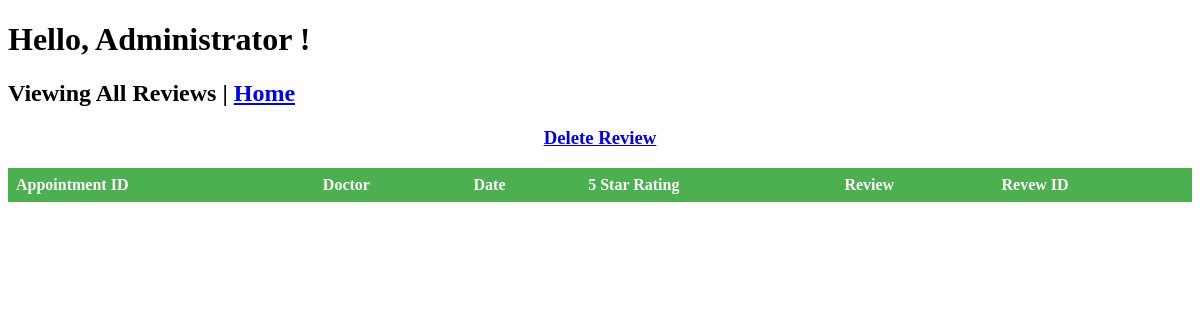
The app's page /php/review/admin_reviews.php, older data.
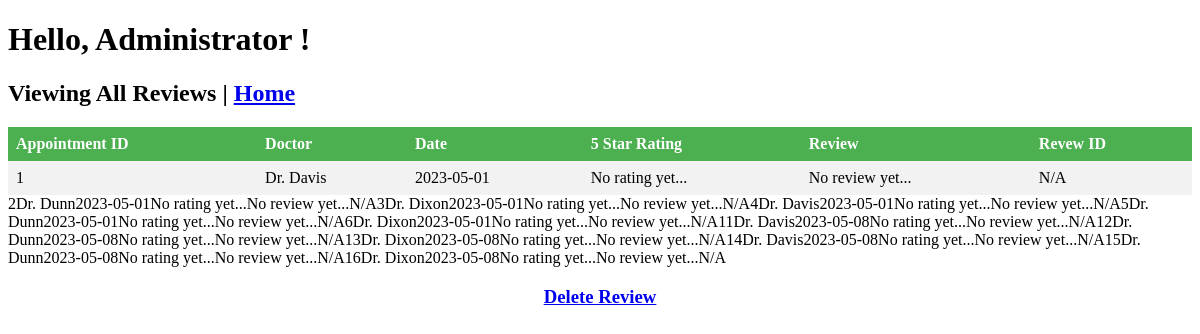
The same page, newer data.
### tables this page shows
CREATE TABLE `appointment` (
  `Appointment_ID` int(10) NOT NULL,
  `Patient_ID` int(10) DEFAULT NULL,
  `Doctor_ID` int(10) NOT NULL,
  `Appointment_Date` date NOT NULL,
  `Appointment_StartTime` time NOT NULL,
  `Appointment_EndTime` time NOT NULL
);

CREATE TABLE `user` (
  `User_ID` int(10) NOT NULL,
  `User_Email` varchar(255) NOT NULL,
  `User_Password` varchar(255) NOT NULL,
  `User_FName` varchar(255) NOT NULL,
  `User_LName` varchar(255) NOT NULL,
  `User_DOB` date NOT NULL,
  `User_Type` int(1) NOT NULL
);

### php/review/admin_reviews.php (the view, shortened to what this page needs)
<!DOCTYPE html>
<html>
<head>
</head>
<body>
<h1>Hello, Administrator <?php echo $_SESSION['fname']; ?>!</h1>
	<h2>Viewing All Reviews | <a href="../admin_home.php">Home</a></h2>
	<table>
		<tr>
			<th>Appointment ID</th>
			<th>Doctor</th>
			<th>Date</th>
            <th>5 Star Rating</th>
			<th>Review</th>
			<th>Revew ID</th>
		</tr>
        <?php
		include('../db_conn.php');
        $sql = "SELECT appointment.*, review.Star, review.Feedback_Text, review.Review_ID
			FROM appointment
			LEFT JOIN review ON appointment.Appointment_ID = review.Appointment_ID";
		$result = mysqli_query($conn, $sql);
		while ($row = mysqli_fetch_assoc($result)) {
			$doctor_id = $row['Doctor_ID'];
			$doctor_query = "SELECT * FROM user where User_ID = $doctor_id";
			$doctor_result = mysqli_query($conn, $doctor_query);
			$doctor_row = mysqli_fetch_assoc($doctor_result);
			$Appointment_ID = $row['Appointment_ID'];
			$Doctor_LName = $doctor_row['User_LName'];
			$Appointment_Date = $row['Appointment_Date'];
			$Star_Rating = $row['Star'];
			$Feedback_Text = $row['Feedback_Text'];
			$Review_ID = $row['Review_ID'];
			echo "<tr>";
			echo "<td>" . $Appointment_ID . "</td>";
			echo "<td>Dr. " . $Doctor_LName . "</td>";
			echo "<td>" . $Appointment_Date . "</td>";
			echo "<td>" . ($Star_Rating ? $Star_Rating : "No rating yet...") . "</td>";
			echo "<td>" . ($Feedback_Text ? $Feedback_Text : "No review yet...") . "</td>";
			echo "<td>" . ($Review_ID ? $Review_ID : "N/A") . "</td>";
			echo "</tr>";
			echo "</table>";
		}
		?>
	<h3><a href="admin_delete_review.php">Delete Review</a></h3>
</body>
</html>

### php/review/admin_reviews.php (style rules this page uses)
table { border-collapse: collapse; width: 100%; }
th, td { text-align: left; padding: 8px; }
tr:nth-child(even) { background-color: #f2f2f2; }
th { background-color: #4CAF50; color: white; }
h3 { text-align: center; }

Row changes from the older to the newer data that the page shows:
added appointment: Appointment_ID "1", user.User_LName "Davis", Appointment_Date "2023-05-01"
added appointment: Appointment_ID "2", user.User_LName "Dunn", Appointment_Date "2023-05-01"
added appointment: Appointment_ID "3", user.User_LName "Dixon", Appointment_Date "2023-05-01"
added appointment: Appointment_ID "4", user.User_LName "Davis", Appointment_Date "2023-05-01"
added appointment: Appointment_ID "5", user.User_LName "Dunn", Appointment_Date "2023-05-01"
added appointment: Appointment_ID "6", user.User_LName "Dixon", Appointment_Date "2023-05-01"
added appointment: Appointment_ID "11", user.User_LName "Davis", Appointment_Date "2023-05-08"
added appointment: Appointment_ID "12", user.User_LName "Dunn", Appointment_Date "2023-05-08"
added appointment: Appointment_ID "13", user.User_LName "Dixon", Appointment_Date "2023-05-08"
added appointment: Appointment_ID "14", user.User_LName "Davis", Appointment_Date "2023-05-08"
added appointment: Appointment_ID "15", user.User_LName "Dunn", Appointment_Date "2023-05-08"
added appointment: Appointment_ID "16", user.User_LName "Dixon", Appointment_Date "2023-05-08"
